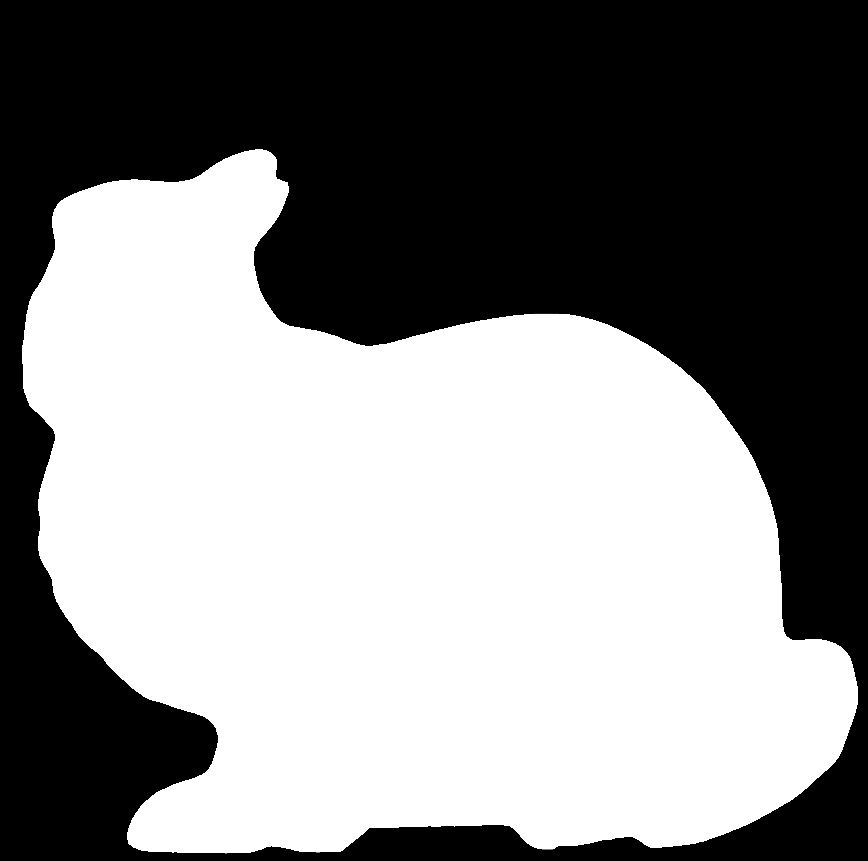
#> input picture models/images/bunny-s38.png, 868 x 861 px, found by its file name
$ python test.py   (older library calls are emulated)
#> lines starting #> are read from the running program, lines starting #| are printed output that depends on the picture; after the words box and inside, x2 and y2 are one past the last pixel; in counts of white or black regions, pixels touching at a corner belong together
### src/loads.py
'''
loading scenario aka boundary condition
density at elements, force/displacement at nodes (element corners)
dofs are for displacements
'''

import numpy as np

class Load(object):
    def __init__(self, nelx, nely):
        self.nelx = nelx
        self.nely = nely
        self.dim = 2

    '''
    different convention from numpy array shape: x/y versus row/col
    '''
    def shape(self):
        return (self.nelx, self.nely)

    # compute 1D index from 2D position for node (boundary of element)
    def node(self, elx, ely, nelx, nely):
        return (nely+1)*elx + ely;

    # compute the 4 boundary nodes of an element
    # [6 lines left out: function nodes, not called in this run]


    # edof
    def edofNode(self, elx, ely, nelx, nely):
        n1, n2, n3, n4 = self.nodes(elx, ely, nelx, nely)
        return np.array([self.dim*n1,self.dim*n1+1, self.dim*n2,self.dim*n2+1, self.dim*n3,self.dim*n3+1, self.dim*n4,self.dim*n4+1])

    # edof that returns an array
    # [32 lines left out: function edof, not called in this run]

    def force(self):
        return np.zeros(self.dim*(self.nely+1)*(self.nelx+1))

    def alldofs(self):
        return [x for x in range(self.dim*(self.nely+1)*(self.nelx+1))]

    def fixdofs(self):
        return []

    def freedofs(self):
        return self.alldofs()

    # [6 lines left out: function u_matrix, not called in this run]

# example loading scenario, half mbb-beam
class HalfBeam(Load):
    def __init__(self, nelx, nely):
        super().__init__(nelx, nely)

    # [24 lines left out: functions setforce, force, fixdofs, not called in this run]

    def freedofs(self):
        return list(set(self.alldofs()) - set(self.fixdofs()))

    # [9 lines left out: function boundary_ele, not called in this run]

# example of load, establish structure from image.
import cv2
class ImageTypeLoad(Load):
    # [26 lines left out: functions __init__, force, fixdofs, not called in this run]

    def freedofs(self):
        return list(set(self.alldofs()) - set(self.fixdofs()))

    # [9 lines left out: function get_outside_ele, not called in this run]

# [18 lines that do not run on import are left out]


### src/test.py
from loads import *
# example of load, establish structure from image.
# blue: force Y
# red: force X
# grey: fix
import cv2
class ImageTypeLoad(Load):
    def __init__(self, image_path):
        nelx = 30
        nely = 10
        try:
            self.im = cv2.imread(image_path, cv2.IMREAD_COLOR)
#> self.im is the input picture: shape (861, 868, 3); mean B, G, R 132.4, 132.4, 132.4
            nely, nelx, channel = self.im.shape
#> nely = 861; nelx = 868; channel = 3
            grey = cv2.cvtColor(self.im, cv2.COLOR_BGR2GRAY)
            ret, self.thresh = cv2.threshold(grey, 20, 255, cv2.THRESH_BINARY)
#> self.thresh: shape (861, 868); 51.9% white; 1 black region
            print((nely, nelx, channel))
#| (861, 868, 3)
            cv2.imwrite('r:/color.png', self.im)
            cv2.imwrite('r:/thresh.png', self.thresh)
            cv2.imwrite('r:/grey.png', grey)
            im, contours, hiearchy = cv2.findContours(self.thresh, cv2.RETR_TREE, cv2.CHAIN_APPROX_SIMPLE)
#> contours = 1 contour; box (x1, y1, x2, y2) and area: (22, 149, 858, 854) 386600; hiearchy = [[-1, -1, -1, -1]]
            cv2.drawContours(self.im, contours, -1, (0,0,255))
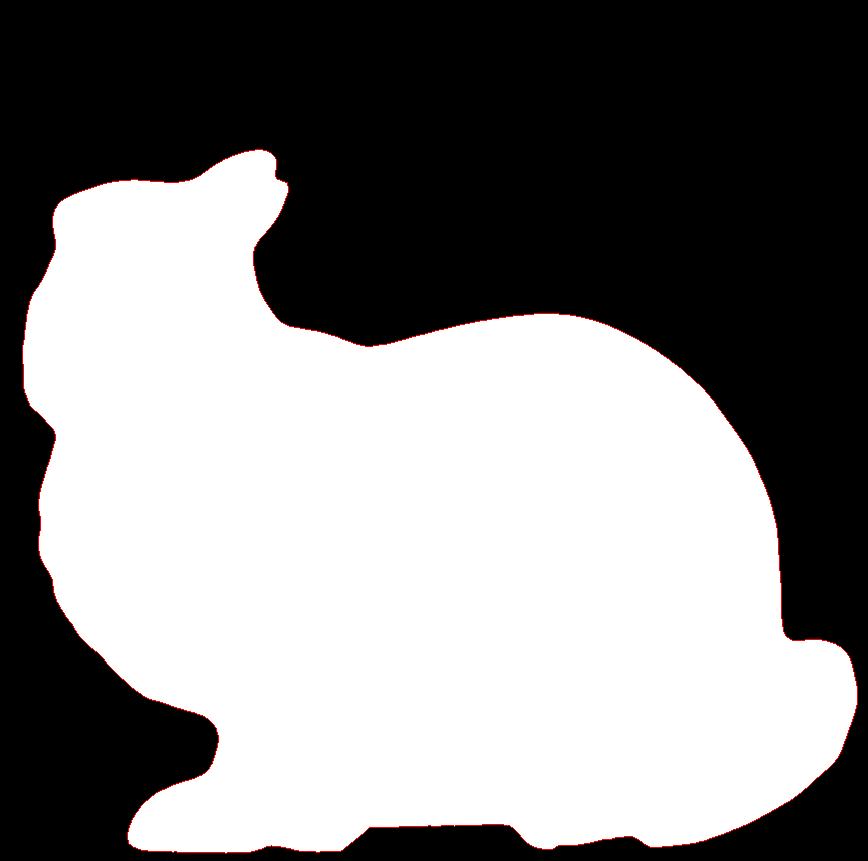
#> self.im: shape (861, 868, 3); 0.36% of pixels changed, all inside (x1, y1, x2, y2) = (22, 149, 858, 854)
            cv2.imwrite('r:/contour.png', self.im)

        except Exception as e:
            print(str(e))
        finally:
            super().__init__(nelx, nely)

    # [12 lines left out: functions force, fixdofs, not called in this run]

    def freedofs(self):
        return list(set(self.alldofs()) - set(self.fixdofs()))

    # [49 lines left out: functions get_outside_ele, get_force_pos, get_fixdof, not called in this run]


if __name__ == '__main__':
    load = ImageTypeLoad('C:/git/suData/doc/script/ruleBasedTO/suTOMAS/models/images/bunny-s38.png')
